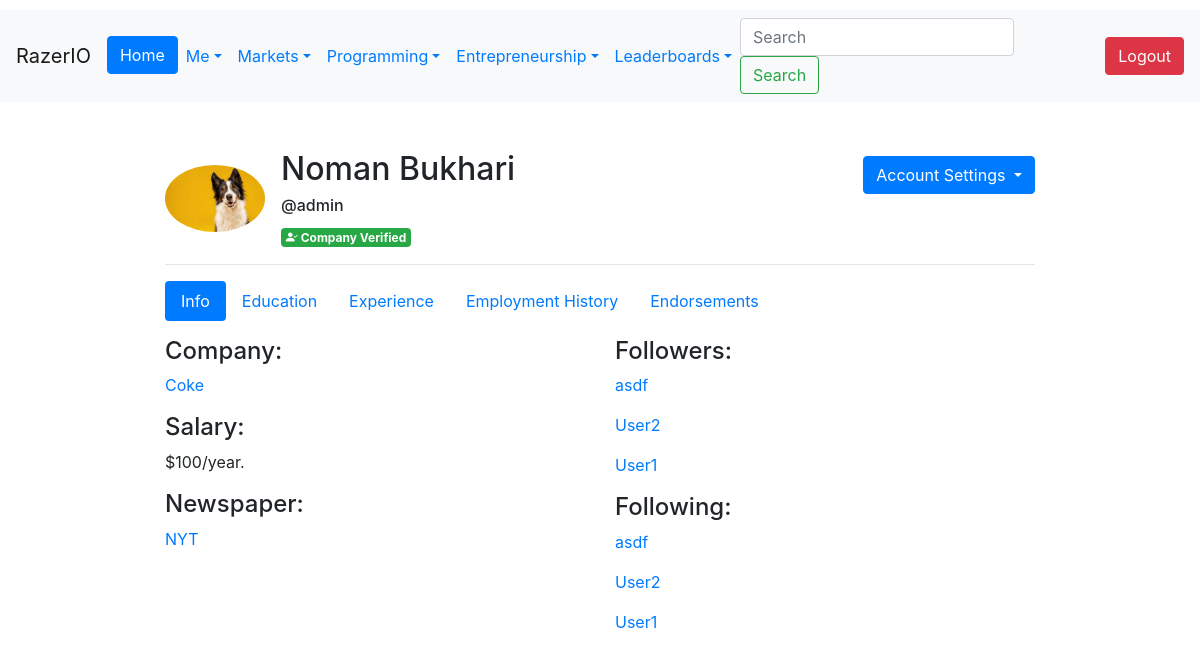
Page /profile/1 (signed in) on the committed database.
### Users/models.py (models this page shows, shortened)
class CustomUser(AbstractUser):
    Bio = models.CharField(max_length=240, default='')
    Salary = models.IntegerField(default=0)
    Company = models.ForeignKey('Company.Company', on_delete=models.CASCADE,
                                   null=True, blank=True)
    Country = models.ForeignKey(Country, on_delete=models.CASCADE, null=True)
    Region = models.ForeignKey(Region, on_delete=models.CASCADE, null=True)
    ProfilePic = models.ImageField(upload_to=upload_to, null=True, blank=True)
    Skill = models.ManyToManyField(Skill, through="User_Skill")
    Company_Verified_Email = models.BooleanField(default=False)
    badges = models.JSONField(default=dict)
    def __str__(self):
        return self.username

class UserFollowing(models.Model):
    User = models.ForeignKey(settings.AUTH_USER_MODEL, related_name='following', on_delete=models.CASCADE)
    Following_User_ID = models.ForeignKey(settings.AUTH_USER_MODEL, related_name='followers', on_delete=models.CASCADE)
    created = models.DateTimeField(auto_now_add=True)
    class Meta:
        constraints = [
            models.UniqueConstraint(fields=['User', 'Following_User_ID'], name='unique_followers')
        ]
        ordering = ["-created"]
    def __str__(self):
        return f'{self.User}'

### Company/models.py (models this page shows, shortened)
class Company(models.Model):
    Name = models.CharField(max_length=256)
    About = models.TextField(max_length=10000, default='', blank=True, null=True)
    Industry = models.CharField(max_length=100, choices=INDUSTRY_CHOICES, blank=True, null=True)
    StockTicker = models.CharField(max_length=10, null=True, blank=True)
    Founded = models.DateField(blank=True, null=True)
    Headquarters = models.CharField(max_length=100, blank=True, null=True)
    LastEditedBy = models.ForeignKey('Users.CustomUser', null=True, blank=True, on_delete=models.SET_NULL,
                                     related_name='edited_companies')
    Website = models.URLField(blank=True)
    Email_Domain = models.ManyToManyField(EmailDomain, blank=True)
    Logo = models.ImageField(upload_to='company_logos/', blank=True, null=True)

### Newspaper/models.py (models this page shows)
class Newspaper(models.Model):
    Title = models.CharField(max_length=256)
    Owner = models.OneToOneField(get_user_model(), on_delete=models.CASCADE,
                                 related_name='Newspaper')
    Date_Created = models.DateField(auto_created=True)
    Logo = models.ImageField(upload_to='Newspaper/Logos', null=True)
    def __str__(self):
        return f'{self.Title}'

### Users/views.py (the view)
# urls.py: path("profile/", include("Users.urls")),
def profile(request, id):
    user = CustomUser.objects.get(id=id)
    try:
        newspaper = Nsp.objects.get(Owner=id)
    except ObjectDoesNotExist:
        newspaper = None
    followers = UserFollowing.objects.filter(Following_User_ID=id)
    users_following = UserFollowing.objects.filter(User=id)
    endorsements = Endorsement.objects.filter(receiver=id)
    is_following = False
    education = Education.objects.filter(user=user)
    owned_experience = Experience.objects.filter(owner=user)
    collaborated_experience = Experience.objects.filter(collaborators__in=[user])
    experiences = owned_experience|collaborated_experience
    experiences = experiences.distinct().order_by('status')
    mutual_follow = False
    if request.user.is_authenticated:
        following = UserFollowing.objects.filter(User=request.user, Following_User_ID=user).exists()
        if following:
            is_following = True
        mutual_follow = UserFollowing.objects.filter(User=request.user, Following_User_ID=user).exists() and UserFollowing.objects.filter(User=user, Following_User_ID=request.user).exists()
    context = {
        "id": id,
        "newspaper": newspaper,
        "followers": followers,
        "following": users_following,
        "user1": user,
        "is_following": is_following,
        "endorsements":endorsements,
        "education":education,
        "owned_project":owned_experience,
        "collaborated_project":collaborated_experience,
        "experiences":experiences,
        "mutual_follow":mutual_follow
    }
    return render(request, 'profile.html', context=context)

### Company/models.py (called while the page is built)
    def __str__(self):
        return f'{self.Name}'

### templates/profile.html (shortened to what this page needs)
{% extends "base.html" %}
{% load static %}
{% load humanize %}
{% load crispy_forms_filters %}
{% block content %}
<div class="container mt-5" style="max-width: 75%;">
  {% if user.is_authenticated %}
<div class="outer-profile-header">
      <div class="profile-header d-flex align-items-center justify-content-between">
        <div class="d-flex align-items-center">
            {% if user1.socialaccount_set.all.0.get_avatar_url %}
        <img src="{{ user1.socialaccount_set.all.0.get_avatar_url }}" alt="Profile Image" class="profile-image rounded-circle mr-3" width="100">
            {% else %}
        {% if user1.ProfilePic %}
          <img src="{{ user1.ProfilePic.url }}" alt="Profile Image" class="profile-image rounded-circle mr-3" width="100">
        {% else %}
          <img src="{% static 'img/pfp.jpg' %}" alt="Profile Image" class="profile-image rounded-circle mr-3" width="100">
        {% endif %}
      {% endif %}
      <div>
        <h2>{{ user1.first_name }} {{ user1.last_name }}</h2>
        <h6>@{{ user1.username }}</h6>
        {% if user1.badges.Verified_Company %}
          <span class="badge badge-success" data-toggle="tooltip" data-placement="bottom" title="This user has verified their company via email"><i class="bi bi-person-check-fill"></i> Company Verified</span>
        {% endif %}
      </div>
    </div>
      <div class="button-container d-flex flex-column">
        {% if user1 != request.user %}
          {% if is_following %}
            <form method="post" action="{% url 'unfollow_user' user1.id %}" class="mb-3">
              {% csrf_token %}
              <button type="submit" class="btn btn-outline-danger mb-2">Unfollow</button>
            </form>
            {% if mutual_follow %}
              <a href="{% url 'new_conversation_id' user1.id %}" class="btn btn-outline-success">Send message</a>
            {% endif %}
          {% else %}
            <form method="post" action="{% url 'follow_user' user1.id %}" class="mb-3">
              {% csrf_token %}
              <button type="submit" class="btn btn-outline-primary">Follow</button>
            </form>
          {% endif %}
        {% else %}
          <div class="dropdown mb-5">
            <button class="btn btn-primary dropdown-toggle" type="button" id="dropdownMenuButton" data-toggle="dropdown" aria-haspopup="true" aria-expanded="false">
              Account Settings
            </button>
          </div>
        {% endif %}
      </div>
    </div>
  </div>
  <hr>
  {% endif %}
<ul class="nav nav-pills mb-3" role="tablist">
  <li class="nav-item">
    <a class="nav-link active" data-toggle="pill" href="#info" role="tab">Info</a>
  </li>
  <li class="nav-item">
    <a class="nav-link" data-toggle="pill" href="#education" role="tab">Education</a>
  </li>
  <li class="nav-item">
    <a class="nav-link" data-toggle="pill" href="#experiences" role="tab">Experience</a>
  </li>
  <li class="nav-item">
    <a class="nav-link" data-toggle="pill" href="#employment" role="tab">Employment History</a>
  </li>
  <li class="nav-item">
    <a class="nav-link" data-toggle="pill" href="#endorsements" role="tab">Endorsements</a>
  </li>
</ul>
<div class="tab-content">
  <div class="tab-pane fade show active" id="info" role="tabpanel">
    <div class="row">
      <div class="col-md-6">
        <h4>Company:</h4>
        {% if user1.Company %}
          <p><a href="{% url 'company' user1.Company.id %}" class="text-primary">{{ user1.Company.Name }}</a></p>
        {% else %}
          <p>This user does not have a Company!</p>
        {% endif %}
        <h4>Salary:</h4>
        <p>${{ user1.Salary }}/year.</p>
        <h4>Newspaper:</h4>
        {% if user1.Newspaper %}
          <p><a href="{% url 'newspaper' id %}" class="text-primary">{{ user1.Newspaper }}</a></p>
        {% else %}
          {% if user1 == request.user %}
            <p>You don't have a newspaper. Click <a href="#">here</a> to create one now!</p>
          {% else %}
            <p>{{ user1.username }} does not have a newspaper!</p>
          {% endif %}
        {% endif %}
      </div>
      <div class="col-md-6">
        <h4>Followers:</h4>
        {% for i in followers %}
          <p><a href="{% url 'profile' i.User.id %}" class="text-primary">{{ i }}</a></p>
        {% endfor %}
        <h4>Following:</h4>
        {% for i in following %}
          <p><a href="{% url 'profile' i.Following_User_ID.id %}" class="text-primary">{{ i.Following_User_ID }}</a></p>
        {% endfor %}
      </div>
    </div>
  </div>
</div>
</div>
{% endblock %}

### rows in the picture
CustomUser: ProfilePic (picture), first_name "Noman", last_name "Bukhari", username "admin", Company.Name "Coke", Salary "100", Newspaper "NYT"
UserFollowing: User.username "asdf"
UserFollowing: User.username "User2"
UserFollowing: User.username "User1"
UserFollowing: Following_User_ID "asdf"
UserFollowing: Following_User_ID "User2"
UserFollowing: Following_User_ID "User1"
